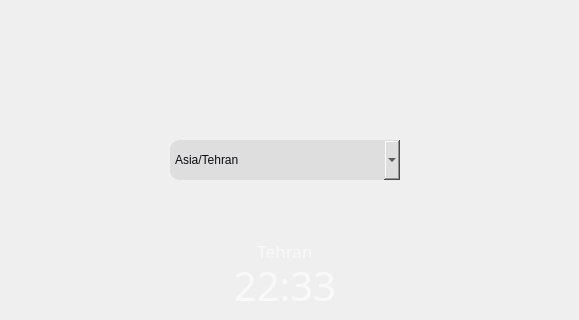
    <widget class="QWidget" name="page_world">
     <widget class="QComboBox" name="world_selectCity">
      <property name="geometry">
       <rect>
        <x>170</x>
        <y>140</y>
        <width>230</width>
        <height>40</height>
       </rect>
      </property>
      <property name="toolTip">
       <string>&lt;html&gt;&lt;head/&gt;&lt;body&gt;&lt;p&gt;&lt;br/&gt;&lt;/p&gt;&lt;/body&gt;&lt;/html&gt;</string>
      </property>
      <property name="styleSheet">
       <string notr="true">background: #DEDEDE;
color: #0B0D12;
border-radius: 10px;</string>
      </property>
      <item>
       <property name="text">
        <string>Asia/Tehran</string>
       </property>
      </item>
      <item>
       <property name="text">
        <string>America/New_York</string>
       </property>
      </item>
     </widget>
     <widget class="QLabel" name="world_city">
      <property name="geometry">
       <rect>
        <x>0</x>
        <y>230</y>
        <width>570</width>
        <height>41</height>
       </rect>
      </property>
      <property name="font">
       <font>
        <family>Sans Serif</family>
        <pointsize>13</pointsize>
       </font>
      </property>
      <property name="styleSheet">
       <string notr="true">color: #F9F9F9;</string>
      </property>
      <property name="text">
       <string>Tehran</string>
      </property>
      <property name="alignment">
       <set>Qt::AlignCenter</set>
      </property>
     </widget>
     <widget class="QLabel" name="world_cityTime">
      <property name="geometry">
       <rect>
        <x>0</x>
        <y>260</y>
        <width>570</width>
        <height>51</height>
       </rect>
      </property>
      <property name="font">
       <font>
        <family>Sawasdee</family>
        <pointsize>30</pointsize>
       </font>
      </property>
      <property name="styleSheet">
       <string notr="true">color: #F9F9F9;</string>
      </property>
      <property name="text">
       <string>22:33</string>
      </property>
      <property name="alignment">
       <set>Qt::AlignCenter</set>
      </property>
     </widget>
    </widget>
